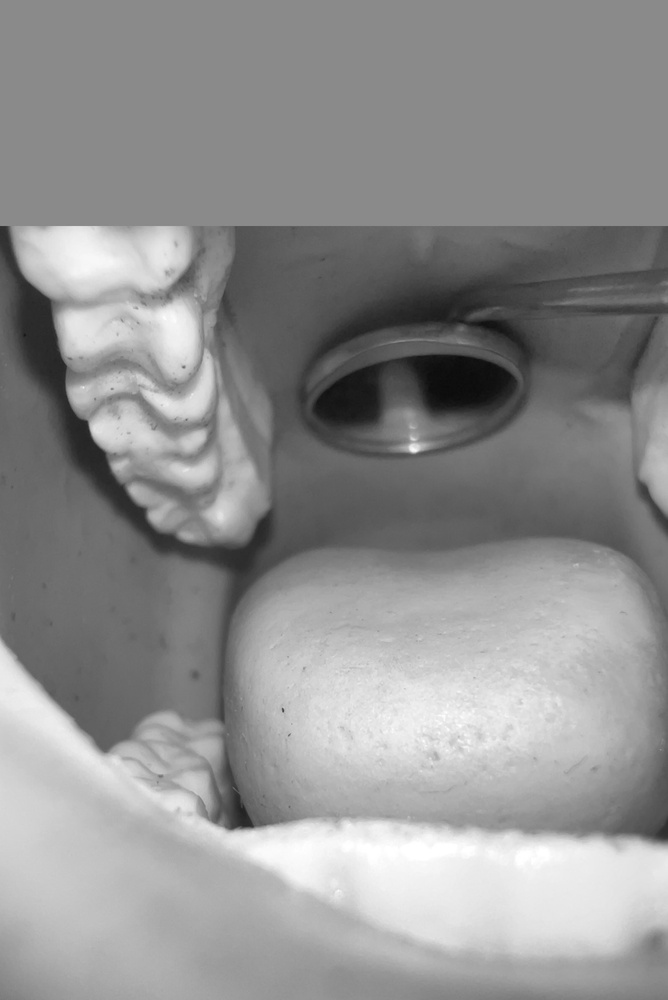
#> input picture round_object_gray.jpg, 668 x 1000 px, shrunk from 1170 x 1752 before the run
$ python -i image_circles.py   (imports and definitions only)
#> lines starting #> are read from the running program, lines starting #| are printed output that depends on the picture; after the words box and inside, x2 and y2 are one past the last pixel; in counts of white or black regions, pixels touching at a corner belong together
import cv2
import numpy as np
import sys
import os

#Basic algo for the circles detection

def extract_round_objects(image_path):
    # Load the image using OpenCV
#> called with image_path = 'round_object_gray.jpg'
    image = cv2.imread(image_path)
#> image is the input picture: shape (1000, 668, 3); min 11, max 255, mean 144.4

    # Convert the image to grayscale
    gray = cv2.cvtColor(image, cv2.COLOR_BGR2GRAY)

    # Perform adaptive thresholding to extract black and white image
    _, threshold = cv2.threshold(gray, 0, 255, cv2.THRESH_BINARY_INV + cv2.THRESH_OTSU)
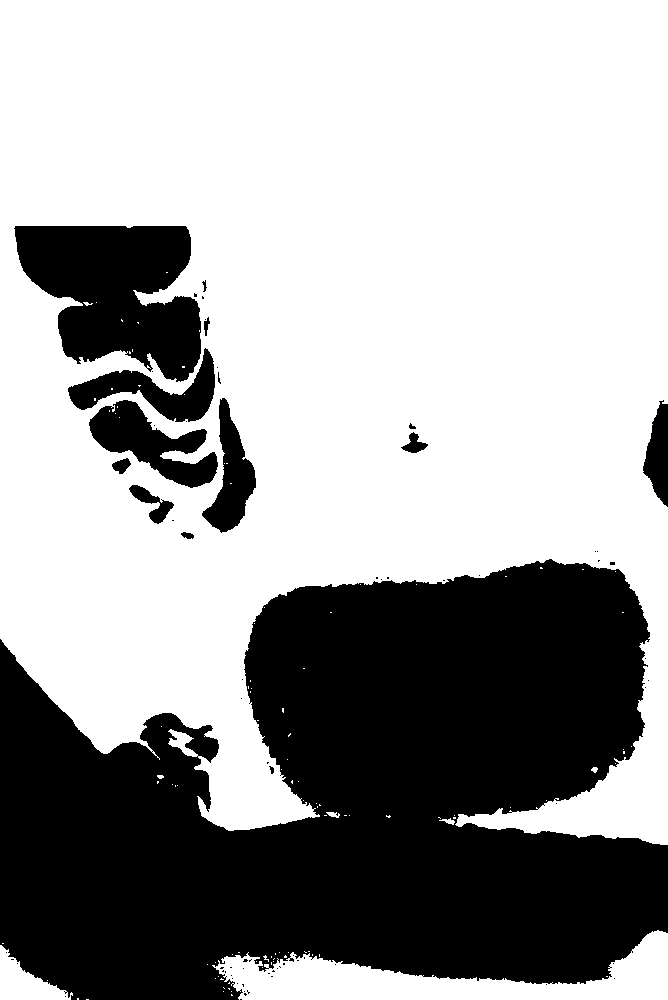
#> threshold: shape (1000, 668); 63.4% white; 71 black regions (57 under 20 px)

    # Find contours in the thresholded image
    contours, _ = cv2.findContours(threshold, cv2.RETR_EXTERNAL, cv2.CHAIN_APPROX_SIMPLE)
#> contours = 84 contours, 78 with area under 20; largest, box (x1, y1, x2, y2) and area: (0, 0, 668, 845) 439110, (212, 930, 668, 1000) 13375, (0, 945, 73, 1000) 1752, (439, 818, 455, 825) 34, (326, 812, 340, 818) 34, (591, 767, 598, 773) 20

    round_objects = []

    # Iterate over the contours
    for contour in contours:
        # Approximate the contour to a circle
        approx = cv2.approxPolyDP(contour, 0.03 * cv2.arcLength(contour, True), True)

        # If the contour has a circular shape (close to 4 vertices)
        if len(approx) >= 8:
            # Get the center and radius of the minimal enclosing circle
            (x, y), radius = cv2.minEnclosingCircle(contour)
            center = (int(x), int(y))
            radius = int(radius)

            # Create an empty mask to match the image size
            mask = np.zeros_like(image)

            # Draw a white circle on the mask
            cv2.circle(mask, center, radius, (255,255,255), -1)

            # Bitwise-and the mask and the original image
            round_object = cv2.bitwise_and(image, mask)

            # Append the round object to the list
            round_objects.append(round_object)
#> this loop made 84 passes
#> (x, y, radius, center) on passes 23, 40, 44, 84: (265.5, 958.5, 3, (265, 958)), (388, 815.5, 2, (388, 815)), (332.5, 813.5, 6, (332, 813)), (333.5, 422, 537, (333, 422))
#> approx on passes 1 to 6: [[86, 999], [88, 999]], [[77, 998], [77, 999], [78, 999], [78, 998]], [[231, 994], [231, 995], [232, 995]], [[231, 991]], [[223, 991]], [[228, 988], [229, 989], [229, 988]]
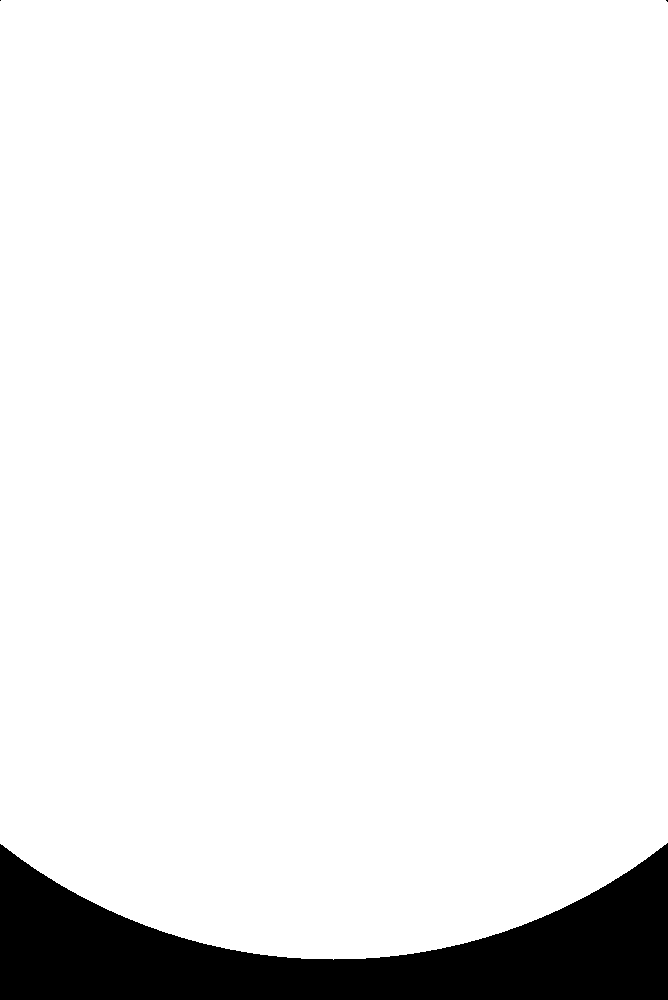
#> mask: shape (1000, 668, 3); 92.2% white; 3 black regions (2 under 20 px), largest, box (x1, y1, x2, y2) and area: (0, 843, 668, 1000) 51767
#> after the loop, round_objects = 4 items

    return round_objects

def main():
    # Get the image file name from command-line argument
    if len(sys.argv) < 2:
        print("Usage: python round_object_extraction.py <image_file>")
        return

    image_path = sys.argv[1]

    # Extract round objects from the image
    round_objects = extract_round_objects(image_path)

    # Create a directory to save the round objects if it doesn't exist
    output_dir = 'round_objects'
    if not os.path.exists(output_dir):
        os.makedirs(output_dir)

    # Save the round objects separately in files
    for i, obj in enumerate(round_objects):
        output_path = os.path.join(output_dir, f"round_object_{i + 1}.jpg")
        cv2.imwrite(output_path, obj)
        print(f"Round Object {i + 1} saved as {output_path}")

    # Display the extracted round objects
    for i, obj in enumerate(round_objects):
        cv2.imshow(f"Round Object {i + 1}", obj)
        cv2.waitKey(0)
        cv2.destroyAllWindows()


# [2 lines not run here, left out]

>>> result = extract_round_objects('round_object_gray.jpg')
#> result = 4 items
